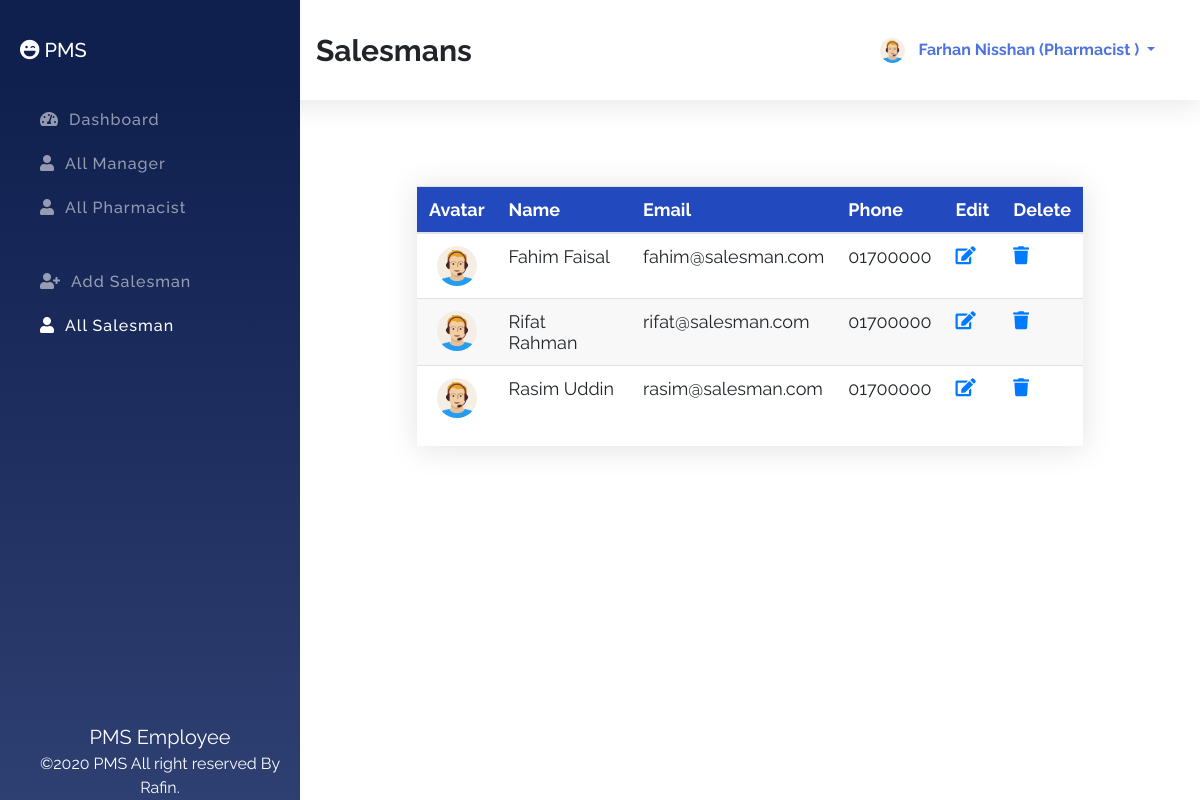
/index.php?id=allSalesman (signed in), run on the app's committed database.
### tables this page shows
CREATE TABLE `pharmacists` (
  `id` int(11) NOT NULL,
  `fname` varchar(100) NOT NULL,
  `lname` varchar(100) NOT NULL,
  `email` varchar(100) NOT NULL,
  `phone` varchar(100) NOT NULL,
  `password` varchar(100) NOT NULL,
  `role` varchar(100) NOT NULL DEFAULT 'pharmacist',
  `avatar` varchar(255) NOT NULL DEFAULT 'avatar.png'
);

CREATE TABLE `salesmans` (
  `id` int(11) NOT NULL,
  `fname` varchar(100) NOT NULL,
  `lname` varchar(100) NOT NULL,
  `email` varchar(100) NOT NULL,
  `phone` varchar(100) NOT NULL,
  `password` varchar(100) NOT NULL,
  `role` varchar(100) NOT NULL DEFAULT 'salesman',
  `avatar` varchar(255) NOT NULL DEFAULT 'avatar.png'
);

### index.php (the view, shortened to what this page needs)
<?php
    $sessionId = $_SESSION['id'] ?? '';
    $sessionRole = $_SESSION['role'] ?? '';
    $connection = mysqli_connect( DB_HOST, DB_USER, DB_PASSWORD, DB_NAME );
    $id = $_REQUEST['id'] ?? 'dashboard';
    $action = $_REQUEST['action'] ?? '';
?>
<!DOCTYPE html>
<html lang="en">
<head>
    <link rel="stylesheet" href="assets/css/bootstrap.min.css">
    <link rel="stylesheet" href="assets/css/all.min.css">
    <link rel="stylesheet" href="assets/css/style.css">
</head>
<body>
    <section class="topber">
        <div class="topber__title">
            <span class="topber__title--text">
                <?php
                    if ( 'dashboard' == $id ) {
                        echo "DashBoard";
                    } elseif ( 'addManager' == $id ) {
                        echo "Add Manager";
                    } elseif ( 'allManager' == $id ) {
                        echo "Managers";
                    } elseif ( 'addPharmacist' == $id ) {
                        echo "Add Pharmacist";
                    } elseif ( 'allPharmacist' == $id ) {
                        echo "Pharmacists";
                    } elseif ( 'addSalesman' == $id ) {
                        echo "Add Salesman";
                    } elseif ( 'allSalesman' == $id ) {
                        echo "Salesmans";
                    } elseif ( 'userProfile' == $id ) {
                        echo "Your Profile";
                    } elseif ( 'editManager' == $action ) {
                        echo "Edit Manager";
                    } elseif ( 'editPharmacist' == $action ) {
                        echo "Edit Pharmacist";
                    } elseif ( 'editSalesman' == $action ) {
                        echo "Edit Salesman";
                    }
                ?>
            </span>
        </div>
        <div class="topber__profile">
            <?php
                $query = "SELECT fname,lname,role,avatar FROM {$sessionRole}s WHERE id='$sessionId'";
                $result = mysqli_query( $connection, $query );
                if ( $data = mysqli_fetch_assoc( $result ) ) {
                    $fname = $data['fname'];
                    $lname = $data['lname'];
                    $role = $data['role'];
                    $avatar = $data['avatar'];
                ?>
                <img src="assets/img/<?php echo "$avatar"; ?>" height="25" width="25" class="rounded-circle" alt="profile">
                <div class="dropdown">
                    <button class="btn dropdown-toggle" type="button" id="dropdownMenuButton" data-toggle="dropdown" aria-haspopup="true" aria-expanded="false">
                    <?php
                        echo "$fname $lname (" . ucwords( $role ) . " )";
                        }
                    ?>
                    </button>
                </div>
        </div>
    </section>
    <section id="sideber" class="sideber">
        <ul class="sideber__ber">
            <h3 class="sideber__panel"><i id="left" class="fas fa-laugh-wink"></i> PMS</h3>
            <li id="left" class="sideber__item<?php if ( 'dashboard' == $id ) {
                                                  echo " active";
                                              }?>">
                <a href="index.php?id=dashboard"><i id="left" class="fas fa-tachometer-alt"></i>Dashboard</a>
            </li>
            <li id="left" class="sideber__item<?php if ( 'allManager' == $id ) {
    echo " active";
}?>">
                <a href="index.php?id=allManager"><i id="left" class="fas fa-user"></i>All Manager</a>
            </li>
            <li id="left" class="sideber__item<?php if ( 'allPharmacist' == $id ) {
    echo " active";
}?>">
                <a href="index.php?id=allPharmacist"><i id="left" class="fas fa-user"></i>All Pharmacist</a>
            </li>
            <?php if ( 'admin' == $sessionRole || 'manager' == $sessionRole || 'pharmacist' == $sessionRole ) {?>
                <li id="left" class="sideber__item sideber__item--modify<?php if ( 'addSalesman' == $id ) {
                                                                            echo " active";
                                                                        }?>">
                    <a href="index.php?id=addSalesman"><i id="left" class="fas fa-user-plus"></i>Add Salesman</a>
                </li><?php }?>
            <li id="left" class="sideber__item<?php if ( 'allSalesman' == $id ) {
    echo " active";
}?>">
                <a href="index.php?id=allSalesman"><i id="left" class="fas fa-user"></i>All Salesman</a>
            </li>
        </ul>
        <footer class="text-center"><span>PMS Employee</span><br>©2020 PMS All right reserved By Rafin.</footer>
    </section>
    <section class="main">
        <div class="container">
            <div class="salesman">
                <?php if ( 'allSalesman' == $id ) {?>
                    <div class="allSalesman">
                        <div class="main__table">
                            <table class="table">
                                <thead>
                                    <tr>
                                        <th scope="col">Avatar</th>
                                        <th scope="col">Name</th>
                                        <th scope="col">Email</th>
                                        <th scope="col">Phone</th>
                                        <?php if ( 'admin' == $sessionRole || 'manager' == $sessionRole || 'pharmacist' == $sessionRole ) {?>
                                            <th scope="col">Edit</th>
                                            <th scope="col">Delete</th>
                                        <?php }?>
                                    </tr>
                                </thead>
                                <tbody>
                                    <?php
                                        $getSalesman = "SELECT * FROM salesmans";
                                            $result = mysqli_query( $connection, $getSalesman );
                                        while ( $salesman = mysqli_fetch_assoc( $result ) ) {?>
                                        <tr>
                                             <td>
                                                <center><img class="rounded-circle" width="40" height="40" src="assets/img/<?php echo $salesman['avatar']; ?>" alt=""></center>
                                            </td>
                                            <td><?php printf( "%s %s", $salesman['fname'], $salesman['lname'] );?></td>
                                            <td><?php printf( "%s", $salesman['email'] );?></td>
                                            <td><?php printf( "%s", $salesman['phone'] );?></td>
                                            <?php if ( 'admin' == $sessionRole || 'manager' == $sessionRole || 'pharmacist' == $sessionRole ) {?>
                                                <td><?php printf( "<a href='index.php?action=editSalesman&id=%s'><i class='fas fa-edit'></i></a>", $salesman['id'] )?></td>
                                                <td><?php printf( "<a class='delete' href='index.php?action=deleteSalesman&id=%s'><i class='fas fa-trash'></i></a>", $salesman['id'] )?></td>
                                            <?php }?>
                                        </tr>
                                    <?php }?>
                                </tbody>
                            </table>
                        </div>
                    </div>
                <?php }?>
            </div>
        </div>
    </section>
</body>
</html>

### assets/css/style.css (style rules this page uses)
*, *::before, *::after { margin: 0; padding: 0; -webkit-box-sizing: border-box; box-sizing: border-box; }
body { font-family: "Raleway", sans-serif; }
a { text-decoration: none !important; }
.topber { position: fixed; width: 100%; top: 0; left: 0; padding-left: 300px; right: 0; z-index: 999; -webkit-box-shadow: 0 0.15rem 1.75rem 0 rgba(58, 59, 69, 0.15); box-shadow: 0 0.15rem 1.75rem 0 rgba(58, 59, 69, 0.15); background-color: #fff; }
.topber__title { height: 12.5vh; float: left; display: -webkit-box; display: -ms-flexbox; display: flex; -webkit-box-orient: horizontal; -webkit-box-direction: normal; -ms-flex-direction: row; flex-direction: row; -webkit-box-align: center; -ms-flex-align: center; align-items: center; padding-left: 1rem; }
.topber__title--text { font-size: 30px; font-weight: bold; }
.topber__profile { height: 12.5vh; float: right; padding-right: 10px; display: -webkit-box; display: -ms-flexbox; display: flex; -webkit-box-orient: horizontal; -webkit-box-direction: normal; -ms-flex-direction: row; flex-direction: row; -webkit-box-align: center; -ms-flex-align: center; align-items: center; padding: 2rem; }
.topber__profile button { color: #4e73df; line-height: 10px; font-weight: bold; }
.sideber { position: fixed; top: 0; overflow-y: auto; left: 0; bottom: 0; width: 300px; height: 100vh; padding: 40px 20px 20px 20px; background-color: #0c183d; background-image: -webkit-gradient(linear, left top, left bottom, color-stop(10%, #2545a5), to(#1c347c)); background-image: linear-gradient(180deg, #0f1f4e 10%, #2e3f71 100%); background-size: cover; -webkit-transition: left 0.5s ease; transition: left 0.5s ease; z-index: 999; }
.sideber__ber { list-style: none; }
.sideber__panel { font-size: 20px; color: #fff; line-height: 1.2rem; padding-bottom: 30px; }
.sideber__panel i { color: #fff; }
.sideber__item { padding: 10px; }
.sideber__item a { color: rgba(255, 255, 255, 0.55); font-size: 16px; letter-spacing: 1px; font-weight: 500; }
.sideber__item a i { color: rgba(255, 255, 255, 0.55); padding: 0 10px; }
.sideber__item:hover a, .sideber__item.active a, .sideber__item.active i, .sideber__item:hover i { color: #fff; -webkit-transition: 0.3s ease; transition: 0.3s ease; }
.sideber__item--modify { padding: 40px 10px 10px 10px; }
.sideber footer { position: absolute; bottom: 0; font-size: 16px; color: #fff; }
.sideber footer span { font-size: 20px; }
.main { margin-left: 300px; margin-top: 10vh; padding: 2rem; }
.main__table { margin: 50px 70px; -webkit-box-shadow: 0 0.15rem 1.75rem 0 rgba(58, 59, 69, 0.15); box-shadow: 0 0.15rem 1.75rem 0 rgba(58, 59, 69, 0.15); overflow-x: auto; }
.main__table .table { font-size: 18px; font-weight: 400; }
.main__table .table th { color: #ffffff; background: #224abe; }
.main__table .table tr:nth-child(even) { background: #f8f8f8; }

### data on the page
pharmacists: avatar (placeholder picture), fname "Farhan", lname "Nisshan", role "Pharmacist"
salesmans: avatar (placeholder picture), fname "Fahim", lname "Faisal", email "fahim@salesman.com", phone "01700000"
salesmans: avatar (placeholder picture), fname "Rifat", lname "Rahman", email "rifat@salesman.com", phone "01700000"
salesmans: avatar (placeholder picture), fname "Rasim", lname "Uddin", email "rasim@salesman.com", phone "01700000"
